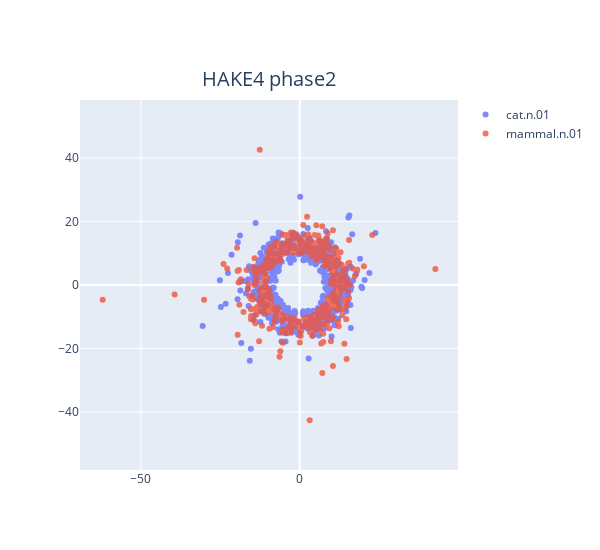

Source (notebook cell):
### Code cell
# エンティティの埋め込みをロード
entity_embedding = np.load(os.path.join(model_path, 'entity_embedding.npy'))

# HeadとTailの座標計算
head = entity_embedding[head_id]
tail = entity_embedding[tail_id]

phase1_head, phase2_head, mod_head = np.split(head, 3)
phase1_tail, phase2_tail, mod_tail = np.split(tail, 3)

mod_head = np.log(np.abs(mod_head)) * np.sign(mod_head)
mod_tail = np.log(np.abs(mod_tail)) * np.sign(mod_tail)

phase1_head = phase2_head / embedding_range * np.pi
phase1_tail = phase2_tail / embedding_range * np.pi

x_head, y_head = mod_head * np.cos(phase1_head), mod_head * np.sin(phase1_head)
x_tail, y_tail = mod_tail * np.cos(phase1_tail), mod_tail * np.sin(phase1_tail)

fig = go.Figure()

# Head Entityのプロット
fig.add_trace(go.Scatter(x=x_head, y=y_head, mode='markers', name=entities_dict[head_id], text=[f'Head ID: {head_id}'] * len(x_head), opacity=0.8))
# Tail Entityのプロット
fig.add_trace(go.Scatter(x=x_tail, y=y_tail, mode='markers', name=entities_dict[tail_id], text=[f'Tail ID: {tail_id}'] * len(x_tail), opacity=0.8))
# HAKEテキストの追加
fig.add_annotation(
    text=model,  # 表示するテキスト
    xref="paper",  # x座標の参照元 (paperは図の左端、dataはデータ座標)
    yref="paper",  # y座標の参照元 (paperは図の下端、dataはデータ座標)
    x=0.5,  # x座標 (0.5は図の中央)
    y=1.1,  # y座標 (1.05は図の上端から5%上)
    showarrow=False,  # 矢印を非表示にする
    font=dict(size=20),  # テキストのフォントサイズ
)
# レイアウトの設定
fig.update_layout(
    title="",
    yaxis_title=" ",
    showlegend=True,
    width=600,  # 幅
    height=550,  # 高さ
    xaxis=dict(scaleanchor="y", scaleratio=1),  # x軸のアスペクト比を1:1に設定
    yaxis=dict(scaleanchor="x", scaleratio=1),  # y軸のアスペクト比を1:1に設定
)

# プロットの表示
fig.show()

### Figure 1 — Plotly figure (JSON) as saved in the notebook; plotly's stock layout.template omitted (floating-point values rounded to 4 significant figures; data arrays with more than 128 entries replaced by an {"elided": "..."} marker saying what was removed)
{"data": [{"mode": "markers", "name": "cat.n.01", "opacity": 0.8, "text": {"elided": "500 str values"}, "type": "scatter", "x": {"elided": "500 float values"}, "y": {"elided": "500 float values"}}, {"mode": "markers", "name": "mammal.n.01", "opacity": 0.8, "text": {"elided": "500 str values"}, "type": "scatter", "x": {"elided": "500 float values"}, "y": {"elided": "500 float values"}}], "layout": {"annotations": [{"font": {"size": 20}, "showarrow": false, "text": "HAKE4 phase2", "x": 0.5, "xref": "paper", "y": 1.1, "yref": "paper"}], "height": 550, "showlegend": true, "title": {"text": ""}, "width": 600, "xaxis": {"scaleanchor": "y", "scaleratio": 1}, "yaxis": {"scaleanchor": "x", "scaleratio": 1, "title": {"text": " "}}}}
